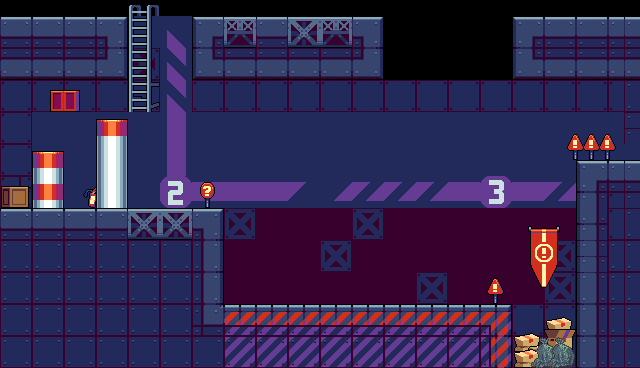

This is a level from a 2D game, rendered from its Tiled map with the project's own tilesets. A one-line summary and the map file follow, with tile-layer data summarised:
An orthogonal 40x23 tile map with 16x16 px tiles, 2 tile layers (Background, Background Object), 3 tilesets and 35 objects (10x Transporter, 7x Item, 3x Hammer, Player, Trampoline, ...).

<map version="1.10" tiledversion="1.10.2" orientation="orthogonal" renderorder="right-down" width="40" height="23" tilewidth="16" tileheight="16" infinite="0" nextlayerid="5" nextobjectid="59">
 <tileset firstgid="1" source="industrial_objectset(32x32).tsx" />
 <tileset firstgid="461" name="industrial_tileset" tilewidth="32" tileheight="32" tilecount="88" columns="8">
  <image source="../images/Terrain/industrial_tileset.png" width="256" height="352" />
 </tileset>
 <tileset firstgid="549" source="Objects Tileset (32x32).tsx" />
 <layer id="1" name="Background" width="40" height="23">
  <properties>
   <property name="Background" value="Factory" />
   <property name="totalItemsNum" type="int" value="4" />
  </properties>
  <data>[920 cells, 227 non-empty, 29 distinct tile ids]</data>
 </layer>
 <layer id="2" name="Background Object" width="40" height="23">
  <data>[920 cells, 29 non-empty, 19 distinct tile ids]</data>
 </layer>
 <objectgroup id="4" name="Spawnpoints">
  <object id="13" name="Transporter1" type="Transporter" x="240" y="160" width="32" height="32" />
  <object id="14" name="Transporter2" type="Transporter" x="336" y="160" width="32" height="32" />
  <object id="19" name="Transporter2" type="Transporter" x="368" y="160" width="32" height="32" />
  <object id="20" name="Transporter3" type="Transporter" x="528" y="160" width="32" height="32" />
  <object id="21" name="Transporter2" type="Transporter" x="400" y="160" width="32" height="32" />
  <object id="22" name="Transporter2" type="Transporter" x="432" y="160" width="32" height="32" />
  <object id="23" name="Transporter2" type="Transporter" x="464" y="160" width="32" height="32" />
  <object id="24" name="Transporter2" type="Transporter" x="496" y="160" width="32" height="32" />
  <object id="25" name="Transporter2" type="Transporter" x="272" y="160" width="32" height="32" />
  <object id="26" name="Transporter2" type="Transporter" x="304" y="160" width="32" height="32" />
  <object id="27" name="Player" type="Player" x="160" y="176" width="32" height="32" />
  <object id="32" name="Hammer" type="Hammer" x="272" y="80" width="32" height="64" />
  <object id="39" name="Hammer" type="Hammer" x="352" y="80" width="32" height="64" />
  <object id="40" name="Hammer" type="Hammer" x="512" y="80" width="32" height="64" />
  <object id="43" name="paper-newspaper" type="Item" x="416" y="272" width="32" height="32" />
  <object id="45" name="Trampoline" type="Trampoline" x="208" y="272" width="32" height="32">
   <properties>
    <property name="offsetVertical" type="int" value="5" />
   </properties>
  </object>
  <object id="47" name="Checkpoint" type="Checkpoint" x="576" y="96" width="64" height="64" />
  <object id="49" name="Whale" type="Whale" x="352" y="256" width="48" height="48">
   <properties>
    <property name="lives" type="int" value="8" />
    <property name="offsetNegative" type="float" value="5" />
    <property name="offsetPositive" type="float" value="5" />
   </properties>
  </object>
  <object id="51" name="Plastic Bottle" type="Item" x="416" y="112" width="32" height="32" />
  <object id="52" name="Plastic Bag" type="Item" x="304" y="272" width="32" height="32" />
  <object id="53" name="other-polystyrene foam cup" type="Item" x="304" y="112" width="32" height="32" />
  <object id="54" name="Heart" type="Item" x="64" y="176" width="32" height="32" />
  <object id="55" name="Heart" type="Item" x="464" y="272" width="32" height="32" />
  <object id="56" name="Heart" type="Item" x="480" y="112" width="32" height="32" />
  <object id="58" name="Saw" type="Saw" x="384" y="208" width="32" height="32">
   <properties>
    <property name="initial direction" type="int" value="1" />
    <property name="isVertical" type="bool" value="false" />
    <property name="offsetNegative" type="float" value="10" />
    <property name="offsetPositive" type="float" value="9" />
   </properties>
  </object>
 </objectgroup>
 <objectgroup id="3" name="Collisions">
  <object id="1" x="0" y="208" width="208" height="160" />
  <object id="2" x="208" y="304" width="288" height="64" />
  <object id="3" x="0" y="16" width="112" height="64" />
  <object id="4" x="176" y="16" width="192" height="64" />
  <object id="5" x="496" y="16" width="144" height="64" />
  <object id="12" x="112" y="0" width="32" height="112" />
  <object id="28" x="240" y="160" width="336" height="32" />
  <object id="29" x="560" y="160" width="80" height="208" />
  <object id="30" x="-16" y="0" width="16" height="368" />
  <object id="31" x="640" y="0" width="16" height="368" />
 </objectgroup>
</map>
